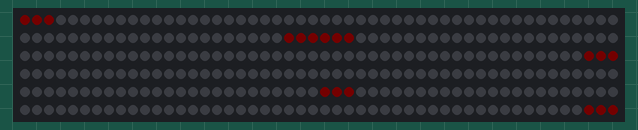
Simulated run of this sketch. Board: Arduino Uno, built with avr-gcc and run on an emulated ATmega328P. Shown: 300 RGB LEDs in strip order, left to right, continuing on the next row. Dim RGB values are drawn brighter than linear; random numbers use the default seed unless the sketch sets one.

Above: at 0.1 s.
At 7.27 s:
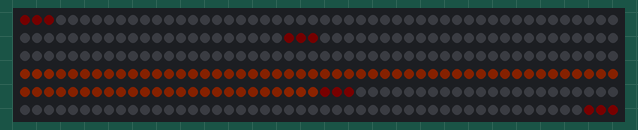
At 12.56 s:
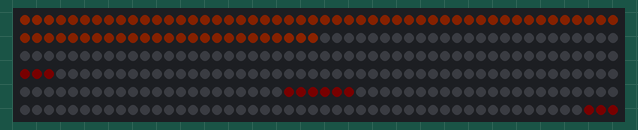
At 18.22 s:
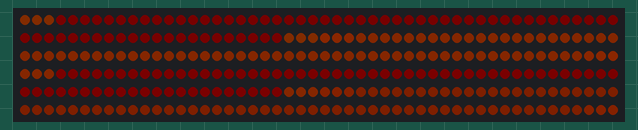
At 29.91 s:
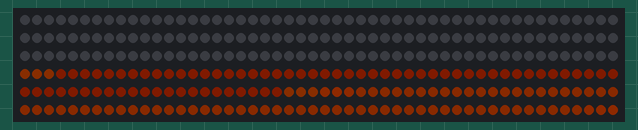
At 38.18 s:
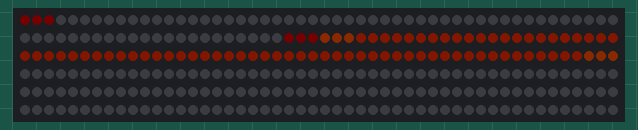

The sketch:

led-driver.ino
```cpp
#include <FastLED.h>

#define DATA_PIN 6
#define NUM_LEDS (TUBE_LEN * NUM_TUBES)
#define LED_TYPE WS2812B
#define COLOR_ORDER GRB  // most WS2812B use GRB, not RGB

// Brightest the strip is ever allowed to get, 0-255. Everything scales to this,
// so raise it to make the dying tubes brighter.
#define MAX_BRIGHTNESS 16

// Safety cap on current draw. The Uno's USB port allows 500 mA in total and the board
// itself uses about 50 mA, so 250 mA leaves margin when the strip runs from the 5V pin.
// With an external 5V supply you can raise it (300 pixels at full white is about 18000 mA).
#define MAX_MILLIAMPS 250

// Dying fluorescent tube look
#define NUM_TUBES 4  // the strip is split into this many independent tubes
#define TUBE_LEN 75  // 60 for 1m at 60 LEDs/m. Change for other types
#define TUBE_COLOR CRGB(0xff, 0x4f, 0)  // tube color
#define ELECTRODE_COLOR CRGB(255, 80, 10)  // warm glow at the tube ends
#define ELECTRODE_PIXELS 3  // how many pixels at each end of a tube glow

// Overall speed of the effect. 1.0 is the original timing, 2.0 is half speed, 0.5 is
// double speed. Everything below is written as if this were 1.0 and then scaled.
#define SPEED_SCALE 1.0

// Scale a duration in milliseconds by SPEED_SCALE
#define scaleMs(ms) ((uint32_t)((ms) * SPEED_SCALE))

static_assert(NUM_LEDS % NUM_TUBES == 0, "NUM_LEDS must divide evenly into NUM_TUBES");

CRGB leds[NUM_LEDS];

// Each tube runs its own sequence, so they flicker independently. The tube body is
// always lit uniformly along its whole length -- never a partial segment, since real
// tubes don't do that -- only its brightness moves. The electrode glow at the ends is
// separate from the body and can be on while the body is dark, or vice versa.
enum Phase : uint8_t {
  PAUSE,      // body dark, electrodes smouldering
  RAMP_UP,    // body brightening towards this attempt's target
  LIT,        // body holds at that brightness, briefly
  RAMP_DOWN   // body dimming back towards dark
};

struct Tube {
  Phase phase;
  uint32_t nextChange;  // millis() at which the phase (or the next step) ends
  uint8_t flashesLeft;  // failed attempts left before the burst gives up
  uint8_t level;        // body brightness, 0-255, uniform along the whole tube
  uint8_t electrode;    // brightness of the end glow, 0-255
  uint8_t targetLevel;  // brightness this ramp is heading to/from
  uint8_t stepsTotal;   // random length (in ticks) of the current ramp
  uint8_t stepsDone;
  bool succeeding;      // this is the attempt that actually catches
};

Tube tubes[NUM_TUBES];

void setup() {
  FastLED.addLeds<LED_TYPE, DATA_PIN, COLOR_ORDER>(leds, NUM_LEDS);
  FastLED.setBrightness(MAX_BRIGHTNESS);
  FastLED.setMaxPowerInVoltsAndMilliamps(5, MAX_MILLIAMPS);
  randomSeed(analogRead(A0));  // floating pin: different pattern on every boot

  for (int i = 0; i < NUM_TUBES; i++) {
    enterPhase(tubes[i], PAUSE);
  }

  fill_solid(leds, NUM_LEDS, CRGB::Black);
  FastLED.show();
}

void loop() {
  dyingTubes();
}

// Random tick interval for a ramp step, kept short and jittery for a nervous flicker
uint32_t rampTickMs() {
  return scaleMs(random(4, 12));
}

// Start a phase: pick what the tube looks like and how long it lasts
void enterPhase(Tube &t, Phase p) {
  uint32_t ms = 0;
  t.phase = p;

  switch (p) {
    case PAUSE:
      t.level = 0;
      t.electrode = random(0, 40);
      t.flashesLeft = random(3, 12);
      ms = scaleMs(random(1500, 6000));  // longer dark stretch between bursts
      break;
    case RAMP_UP:
      t.stepsTotal = random(3, 10);  // random ramp length, short: this is a quick flash
      t.stepsDone = 0;
      t.electrode = 60;
      t.targetLevel = t.succeeding ? 200 : random(50, 170);
      ms = rampTickMs();
      break;
    case LIT:
      // fully lit time is short -- longer only on the rare attempt that actually catches
      ms = t.succeeding ? scaleMs(random(100, 250)) : scaleMs(random(10, 40));
      break;
    case RAMP_DOWN:
      t.stepsTotal = random(3, 10);  // independently random, not the same as the ramp up
      t.stepsDone = 0;
      ms = rampTickMs();
      break;
  }

  t.nextChange = millis() + ms;
}

// Move to the next phase once the current one has run its time
void updateTube(Tube &t) {
  if ((int32_t)(millis() - t.nextChange) < 0) return;

  switch (t.phase) {
    case PAUSE:
      t.succeeding = false;
      enterPhase(t, RAMP_UP);
      break;
    case RAMP_UP:
      if (t.stepsDone < t.stepsTotal) {
        t.stepsDone++;
        t.level = (uint16_t)t.targetLevel * t.stepsDone / t.stepsTotal;
        t.nextChange = millis() + rampTickMs();
      } else {
        enterPhase(t, LIT);
      }
      break;
    case LIT:
      enterPhase(t, RAMP_DOWN);
      break;
    case RAMP_DOWN:
      if (t.stepsDone < t.stepsTotal) {
        t.stepsDone++;
        t.level = (uint16_t)t.targetLevel * (t.stepsTotal - t.stepsDone) / t.stepsTotal;
        t.nextChange = millis() + rampTickMs();
      } else if (t.succeeding) {
        enterPhase(t, PAUSE);  // it caught and has now died down: a proper rest
      } else if (--t.flashesLeft > 0) {
        t.succeeding = false;
        enterPhase(t, RAMP_UP);  // another failed flash in the burst
      } else if (random(4) == 0) {
        t.succeeding = true;
        enterPhase(t, RAMP_UP);  // one more try, and this time it catches
      } else {
        enterPhase(t, PAUSE);  // gives up for now
      }
      break;
  }
}

// Draw one tube into its own TUBE_LEN pixels of the strip. The body is always lit
// uniformly, never a partial segment; only the electrode glow at the ends is separate.
void renderTube(const Tube &t, CRGB *seg) {
  CRGB c = TUBE_COLOR;
  c.nscale8(t.level);
  fill_solid(seg, TUBE_LEN, c);

  CRGB glow = ELECTRODE_COLOR;
  glow.nscale8(t.electrode);
  for (int i = 0; i < ELECTRODE_PIXELS; i++) {
    seg[i] += glow;
    seg[TUBE_LEN - 1 - i] += glow;
  }
}

// Worn-out tubes that keep trying to strike and never stay lit
void dyingTubes() {
  for (int i = 0; i < NUM_TUBES; i++) {
    updateTube(tubes[i]);
    renderTube(tubes[i], &leds[i * TUBE_LEN]);
  }
  FastLED.show();
}
```
